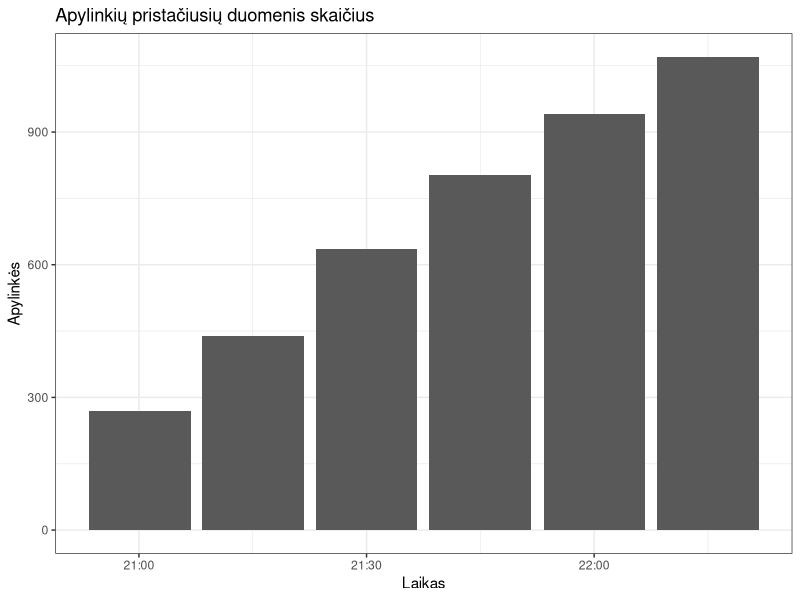
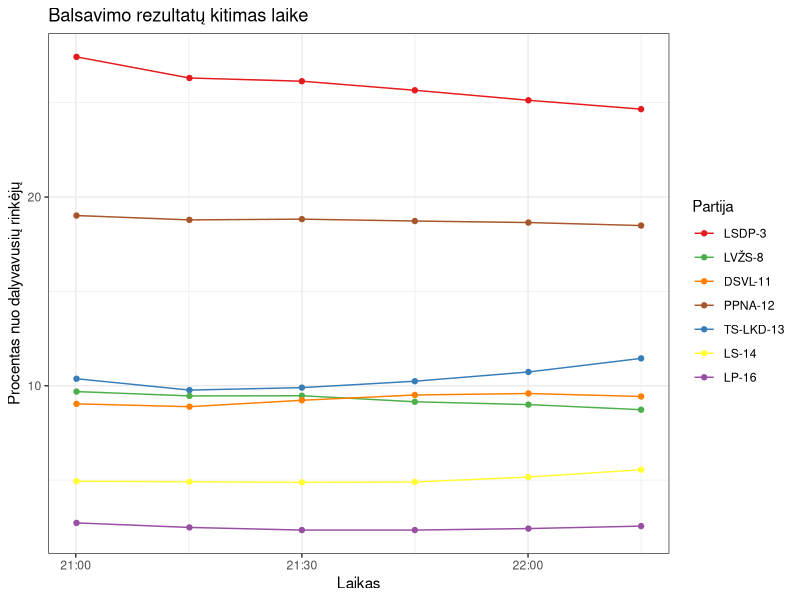

Here is the R script that generated these plots, in order:
## ---- chunk 1
library(dplyr)
library(lubridate)
library(ggplot2)

dt <- read.csv("data/20241013/daugmvrt.csv") %>% 
    mutate(timestamp = ymd_hms(timestamp)) %>% filter(timestamp>= ymd_hms("2024-10-13 21:00:00"))

ap <- dt %>%
    select(timestamp, apylinkes) %>%
    unique()

san <- readxl::read_xlsx("data/santrumpos.xlsx")

dt1 <- dt %>% left_join(san)

ggplot(aes(x = timestamp, y = apylinkes), data = ap) +
    geom_col() +
    theme_bw() +
    labs(x = "Laikas", y = "Apylinkės", title = "Apylinkių pristačiusių duomenis skaičius")
## ---- chunk 2

top7 <- c(3, 12,13,8,11,14,16)
cols <- RColorBrewer::brewer.pal(7, "Set1")

dt2 <- dt1 %>% filter(saraso_numeris %in% top7)

mt <- dt2 %>% select(saraso_numeris, santrumpa, spalva) %>% unique %>% arrange(saraso_numeris)

dt3 <- dt2 %>% mutate(santrumpa = factor(santrumpa, levels = mt$santrumpa))

ggplot(aes(x = timestamp, y = proc_nuo_dal_rinkeju, group = santrumpa, colour = santrumpa), data = dt3) +
    geom_point() +
    geom_line() +
    theme_bw() +
    scale_colour_manual(name = "Partija", values = mt$spalva) +
    labs(x = "Laikas", y = "Procentas nuo dalyvavusių rinkėjų", title = "Balsavimo rezultatų kitimas laike")
